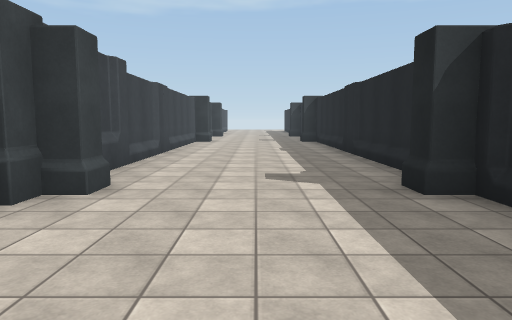
view 1 (above)

18 first-person views from a walk through a scene from a Unity 3-D project. The camera is 1.5 m above the floor, tilts 6° down and sees 70° across. Doors are open. The floor is counted in squares, 2 m on a side. Each view is taken from the middle of a square. On the plan, view 1 faces up. The plan holds only what a view shows up to about 11 squares ahead; the rest is blank. The place goes on beyond the plan. Some animated figures are left out. Surface patterns are stand-ins for the level's own textures.

view 2
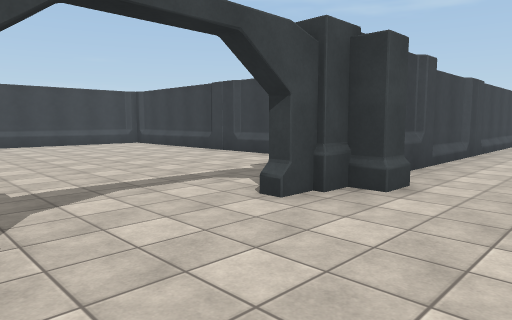

view 3
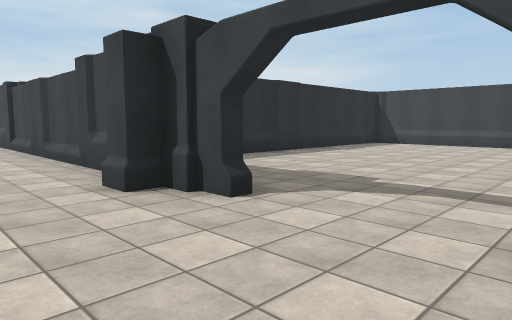

view 4
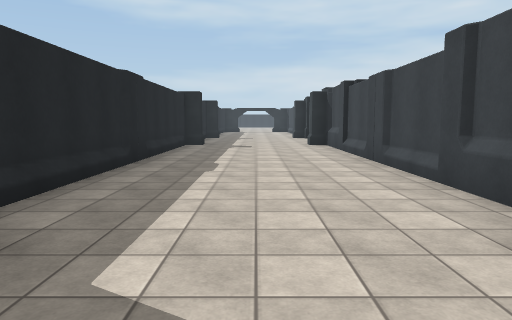

view 5
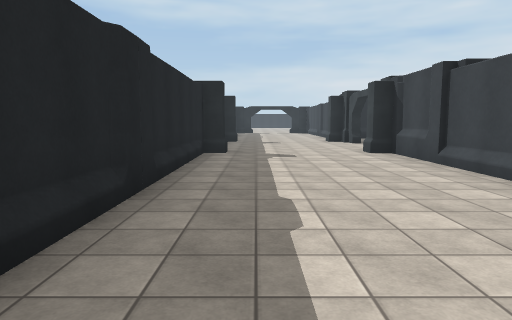

view 6
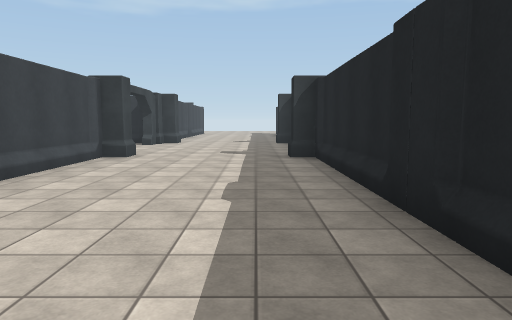

view 7
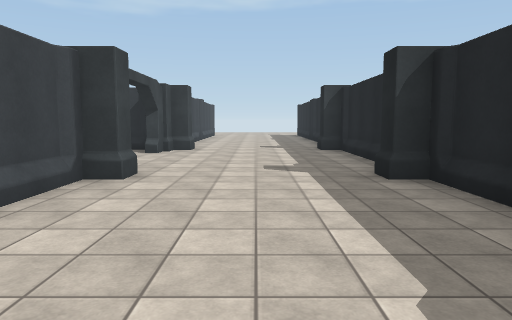

view 8
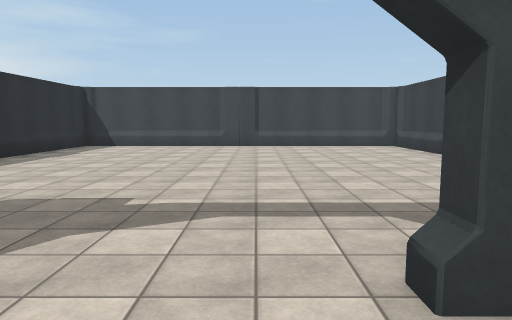

view 9
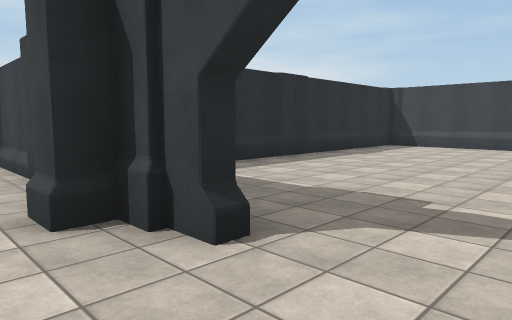

view 10
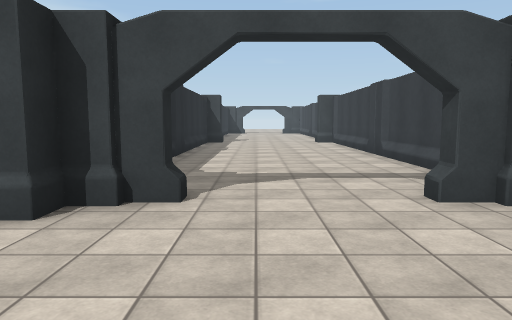

view 11
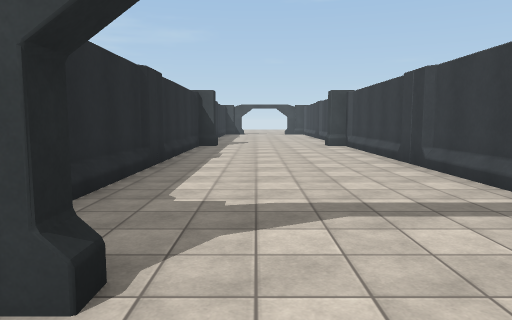

view 12
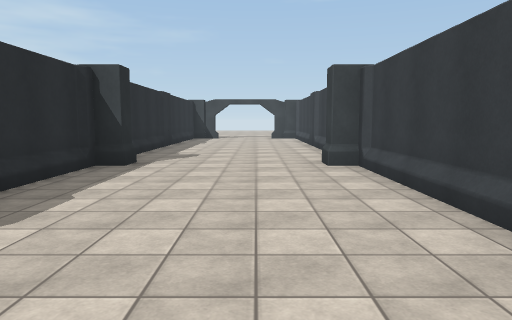

view 13
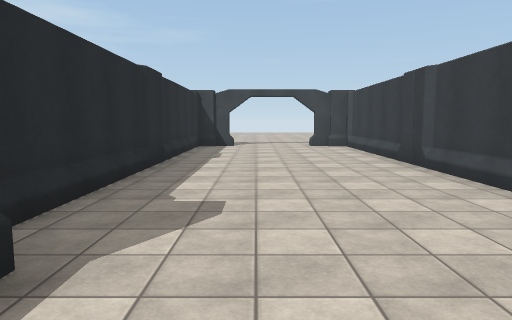

view 14
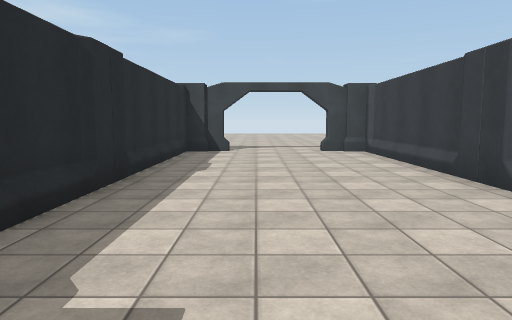

view 15
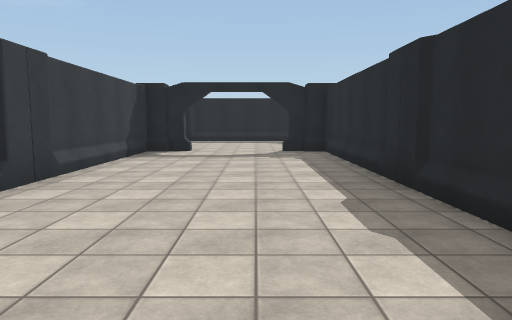

view 16
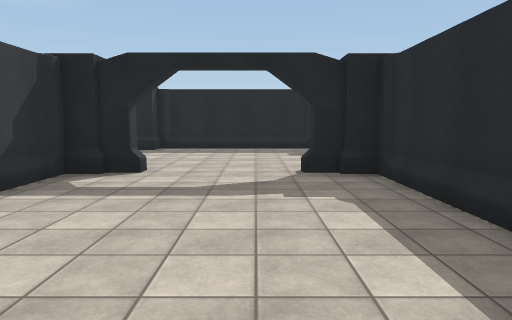

view 17
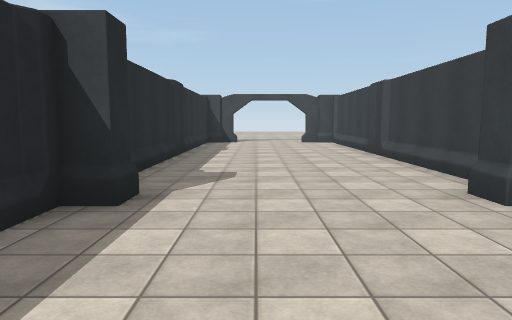

view 18
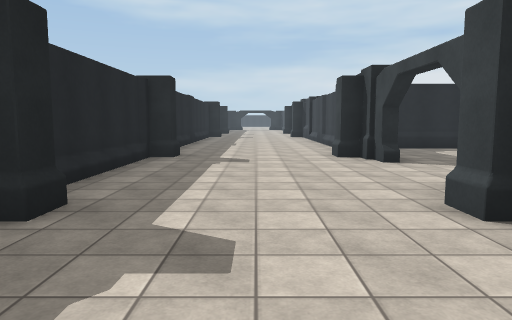

### Floor plan
Points are (right, up) in squares from view 1. A wall is a line through its corners. A room is listed if a view was taken in it or the views show most of it. See-through windows are left out.
Room 1 (views 1, 2, 3, 4, 5, 6, 7, 8, 9, 10, 11, 18)
walls: (1.8, 3.7) (1.8, 4.4); (-2.2, 3.3) (-2.4, 2.8); (-1.8, 4.4) (-1.8, 3.8) (-2.4, 3.6) (-2.4, 2.8); (2.4, 5.5) (2.4, 13.7); (-2.4, 0.2) (-2.2, -0.4); (-2.4, 0.2) (-2.4, -0.7); (-1.8, -0.7) (-1.8, -1.4); (2.4, -0.7) (2.4, 3.7); (1.8, -1.3) (1.8, -0.7); (-2.4, -2.1) (-2.4, -10.7) (-1.8, -10.7) (-1.8, -11.4); (2.5, 8.4) (2.2, 9.1); (-2.1, 9.1) (-2.3, 8.4); (-2.5, -5.4) (-2.2, -6.1); (2.2, -6.1) (2.5, -5.4); (1.8, 13.7) (1.8, 14.4); (-2.4, 14.4) (-1.8, 14.2) (-1.8, 13.7) (-2.4, 13.7) (-2.4, 5.3); (2.4, 14.4) (2.4, 18.7); (-2.4, 15.2) (-2.2, 14.6); (-2.4, 15.2) (-2.4, 14.1); (2.4, -10.7) (2.4, -2.1); (1.8, -11.3) (1.8, -10.7); (-2.2, 18.3) (-2.3, 17.8); (1.8, 18.7) (1.8, 19.2); (-2.4, 18.7) (-2.4, 17.8); (-1.8, 19.2) (-1.8, 18.7)
ways out: open door at (-2.5, 16.5) to room 2; open door at (-2.5, -12.5); open door at (-2.5, 1.5)
Room 2 (views 12, 13, 14, 15, 16, 17)
walls: (-13.5, 18.9) (-22.2, 18.9); (-12.9, 14.7) (-12.2, 14.7) (-12.2, 14.1) (-2.7, 14.1) (-2.7, 15.2); (-16.8, 19) (-17.5, 18.7); (-17.6, 14.3) (-16.9, 14); (-8.1, 14) (-7.5, 14.2) (-7.1, 14.1); (-6.8, 19) (-7.5, 18.8) (-8, 18.9); (-22.3, 15.4) (-22.3, 14.1); (-22.3, 18.9) (-22.3, 17.8); (-22.2, 14.1) (-13.5, 14.1); (-2.7, 17.8) (-2.7, 18.9) (-12.2, 18.9) (-12.2, 18.3) (-12.9, 18.3); (-2.6, 17.8) (-2.8, 18.4)
low walls: (-22.2, 18.9) (-22.2, 18.2); (-22.2, 14.9) (-22.2, 14.1)
ways out: open door at (-2.5, 16.5) to room 1; open door at (-22.5, 16.5)

Where each view was taken, in squares from view 1:
view 1: 0 up, 0 right, facing up
view 2: 0 up, 0 right, facing up-left
view 3: 3 up, 0 right, facing down-left
view 4: 1 up, 0 right, facing down
view 5: 2 down, 1 right, facing down
view 6: 6 up, 1 right, facing up
view 7: 9 up, 0 right, facing up
view 8: 2 up, 1 left, facing left
view 9: 2 up, 1 left, facing down-left
view 10: 16 up, 1 right, facing left
view 11: 16 up, 1 left, facing left
view 12: 17 up, 6 left, facing left
view 13: 16 up, 11 left, facing left
view 14: 16 up, 13 left, facing left
view 15: 16 up, 12 left, facing right
view 16: 16 up, 8 left, facing right
view 17: 16 up, 9 left, facing left
view 18: 7 up, 0 right, facing down
